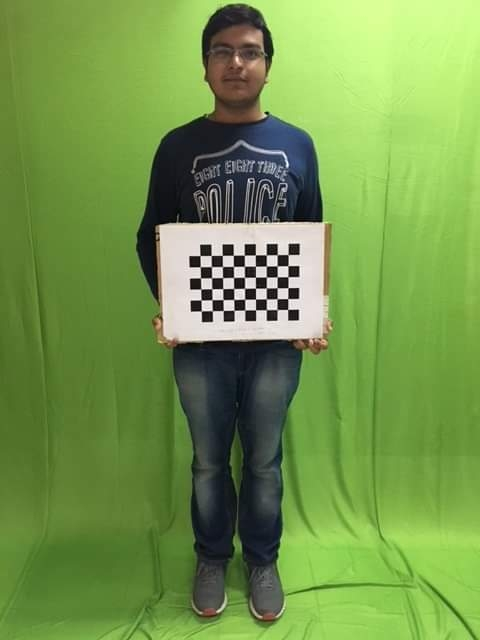
#> input picture body-measurement-opencv/src/img/aman/image1.jpg, 480 x 640 px
$ python -i segment.py   (imports and definitions only)
#> lines starting #> are read from the running program, lines starting #| are printed output that depends on the picture
import cv2
import numpy as np
import argparse
import time
import sys
def segment_ycrcb(orig, params, tola, tolb):
    ycrcb_im = cv2.cvtColor(orig, cv2.COLOR_BGR2YCR_CB)
    Cb_key, Cr_key = params
    blue = ycrcb_im[:, :, 2]
    red = ycrcb_im[:, :, 1]

    diffbsq = (blue - Cb_key)**2
    diffrsq = (red - Cr_key)**2
    dist = np.sqrt(diffbsq + diffrsq).astype(np.float32)

    mask = ((dist - tola) / (tolb - tola)).astype(np.float32)
    mask[dist < tola] = 0.0
    mask[dist > tolb] = 1.0
    return mask


def get_region(img):
    # [5 lines of commented-out code are left out]
    r=(80,80,100,100)
    cv2.destroyAllWindows()
    return r


def get_params_ycrcb(img, region):
    ycrcb_img = cv2.cvtColor(img, cv2.COLOR_BGR2YCR_CB).astype(np.float32)
    cv2.destroyAllWindows()
    r = [int(x) for x in region]
    region = ycrcb_img[int(region[1]):int(
        region[1] + region[3]), int(region[0]):int(region[0] + region[2])]
    y_mean, Cr_mean, Cb_mean = np.mean(region, axis=(0, 1))
    y_std, Cr_std, Cb_std = np.std(region, axis=(0, 1))
    return [Cb_mean, Cr_mean]


def get_params_hls(img, region):
    hls_img = cv2.cvtColor(img, cv2.COLOR_BGR2HLS).astype(np.float32)
    r = [int(x) for x in region]
    region = hls_img[int(region[1]):int(region[1] + region[3]),
                     int(region[0]):int(region[0] + region[2])]
    h_mean, l_mean, s_mean = np.mean(region, axis=(0, 1))
    h_std, l_std, s_std = np.std(region, axis=(0, 1))
    return [h_mean, h_std, l_mean, l_std, s_mean, s_std]


def brighten(img, alpha, beta, gamma):
    cor_img = img.astype(np.float32)
    bright_img = alpha * cor_img + beta
    gam_cor = np.power(bright_img / 255, gamma) * 255
    bright_img = gam_cor.clip(0, 255).astype(np.uint8)
    return bright_img


def mod_mask(mask, low, high):
    mask = mask.copy()
    mask[mask > high] = 1.0
    mask[mask < low] = 0.0
    return mask


# def get_mask(img, bg, param_ycrcb, param_hls, tola=16, tolb=50, low_thresh=0.05, high_thresh=0.25, alpha=1.0, beta=0.0, gamma=1.0, sz=5, space=200, erode_sz=3):
def get_mask(img,param_ycrcb, tola=16, tolb=50, low_thresh=0.05, high_thresh=0.25, sz=5, space=200,erode_sz=2):
    ##ENSURE THAT param_ycrcb and param_hls correspond to brigthened img

    #     brimg = brighten(img,alpha,beta,gamma)
    brimg = img

    if not (sz<=0 or space<=1):
        brimg = cv2.bilateralFilter(brimg, sz, space, space)

    mask = segment_ycrcb(brimg, param_ycrcb, tola, tolb)
    mask = mod_mask(mask, low_thresh, high_thresh)

    if not(erode_sz <= 1):
        kernel = np.ones((erode_sz,erode_sz),np.uint8)
        mask = cv2.erode(mask,kernel,iterations = 1)
    return mask
def get_bgra(img,mask):
    assert (len(mask.shape) == 2)  # (x,y)
    assert (len(img.shape) == 3)  # (x,y,3)
    alpha = (mask * 255).astype(np.uint8)
    alpha = np.expand_dims(alpha,-1) ##(x,y,1)
    return np.concatenate((img,alpha),axis=2) ##(x,y,4)
def write_alpha_img(img, mask, path):
    r_channel, g_channel, b_channel = cv2.split(img)
    alpha = (mask * 255).astype(np.uint8)
    img_RGBA = cv2.merge((r_channel, g_channel, b_channel, alpha))
    cv2.imwrite(path, img_RGBA)
    return img_RGBA
def get_key_param(img):
    key_region = get_region(img)
    ycrcb = get_params_ycrcb(img, key_region)
    hls = get_params_hls(img, key_region)
    return (ycrcb, hls)
def segmenter(img):
    # [4 lines of commented-out code are left out]
    key_param = get_key_param(img)
    cv2.namedWindow('controls')
    def nothing(gyxfdd):
        pass

    cv2.createTrackbar('Keying tol low', 'controls', 23 , 100, nothing)
    cv2.createTrackbar('Keying tol high', 'controls', 50, 200, nothing)
    cv2.createTrackbar('Mask low Thresh (x100)', 'controls', 5, 100, nothing)
    cv2.createTrackbar('Mask high Thresh (x100)', 'controls', 25, 100, nothing)
    cv2.createTrackbar('Erode size', 'controls', 3, 10, nothing)
    cv2.createTrackbar('BiLat size', 'controls', 5, 100, nothing)
    cv2.createTrackbar('BiLat space', 'controls', 200, 500, nothing)
    cv2.createTrackbar('Sat mul low', 'controls', 5, 100, nothing)
    cv2.createTrackbar('Sat mul high', 'controls', 7, 100, nothing)
    cv2.createTrackbar('Light mask strength', 'controls', 20, 100, nothing)
    cv2.createTrackbar('Light mask size', 'controls', 3, 20, nothing)
    # cv2.imshow("nn",img)
    # cv2.waitKey(0)

    # while True:
    tola = cv2.getTrackbarPos('Keying tol low', 'controls')
    tolb = cv2.getTrackbarPos('Keying tol high', 'controls')
    low_thresh = cv2.getTrackbarPos('Mask low Thresh (x100)', 'controls')/100
    high_thresh = cv2.getTrackbarPos('Mask high Thresh (x100)', 'controls')/100
    erode_sz = cv2.getTrackbarPos('Erode size', 'controls')
    sz = cv2.getTrackbarPos('BiLat size', 'controls')
    space  = cv2.getTrackbarPos('BiLat space', 'controls')
    sat_mul_lo  = cv2.getTrackbarPos('Sat mul low', 'controls')
    sat_mul_hi  = cv2.getTrackbarPos('Sat mul high', 'controls')
    scale_blur  = cv2.getTrackbarPos('Light mask strength', 'controls')
    blur_size  = cv2.getTrackbarPos('Light mask size', 'controls')

    key_mask = get_mask( img, key_param[0], tola, tolb, low_thresh, high_thresh, sz, space, erode_sz)
        # cv2.imshow("image",key_mask*255)
        # cv2.waitKey(300)
    cv2.imwrite('lolu.jpg',key_mask*255)
    return key_mask*255

# [2 lines not run here, left out]

>>> import cv2
>>> picture = cv2.imread('img/aman/image1.jpg')
#> picture is the input picture: shape (640, 480, 3); mean B, G, R 75.8, 150, 115.7
>>> result = segmenter(picture)
#> in get_key_param, `key_region = get_region(img)`: key_region = (80, 80, 100, 100)
#> in get_params_ycrcb, `ycrcb_img = cv2.cvtColor(img, cv2.COLOR_BGR2YCR_CB).astype(np.float32)`:
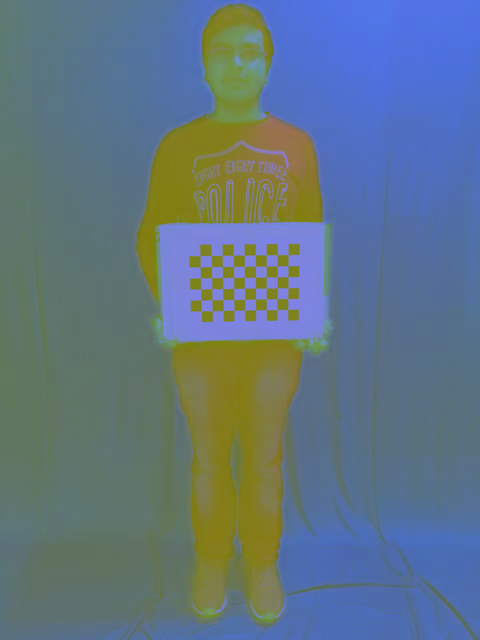
#> ycrcb_img: shape (640, 480, 3) float32; mean B, G, R 131.3, 116.8, 96.6
#> in get_params_ycrcb, `r = [int(x) for x in region]`: r = [80, 80, 100, 100]
#> in get_params_ycrcb, `region = ycrcb_img[int(region[1]):int( region[1] + region[3]), int(reg..`:
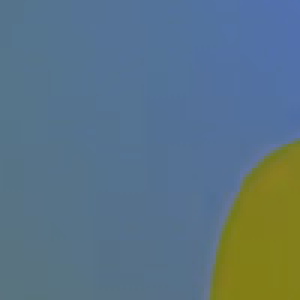
#> region: shape (100, 100, 3) float32 (shown 3 times larger); mean B, G, R 131.6, 115.6, 90.5
#> in get_params_ycrcb, `y_mean, Cr_mean, Cb_mean = np.mean(region, axis=(0, 1))`: y_mean = 131.6; Cr_mean = 115.6; Cb_mean = 90.48
#> in get_params_ycrcb, `y_std, Cr_std, Cb_std = np.std(region, axis=(0, 1))`: y_std = 39.02; Cr_std = 3.76; Cb_std = 14.4
#> in get_key_param, `ycrcb = get_params_ycrcb(img, key_region)`: ycrcb = [90.48, 115.6]
#> in get_params_hls, `hls_img = cv2.cvtColor(img, cv2.COLOR_BGR2HLS).astype(np.float32)`:
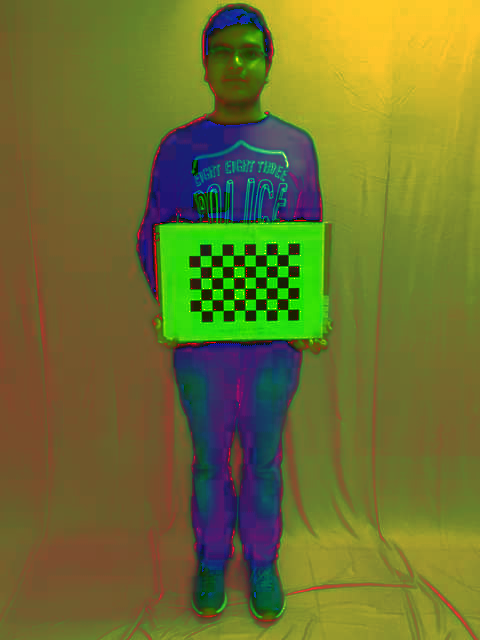
#> hls_img: shape (640, 480, 3) float32; mean B, G, R 47.8, 113.1, 110.6
#> in get_params_hls, `r = [int(x) for x in region]`: r = [80, 80, 100, 100]
#> in get_params_hls, `region = hls_img[int(region[1]):int(region[1] + region[3]), int(region..`:
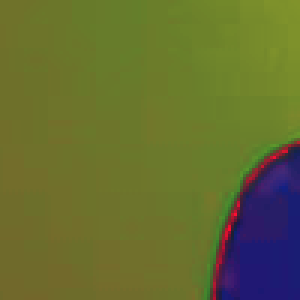
#> region: shape (100, 100, 3) float32 (shown 3 times larger); mean B, G, R 49.7, 109.1, 101.9
#> in get_params_hls, `h_mean, l_mean, s_mean = np.mean(region, axis=(0, 1))`: h_mean = 49.67; l_mean = 109.1; s_mean = 101.9
#> in get_params_hls, `h_std, l_std, s_std = np.std(region, axis=(0, 1))`: h_std = 19.83; l_std = 30.65; s_std = 23.65
#> in get_key_param, `hls = get_params_hls(img, key_region)`: hls = [49.67, 19.83, 109.1, 30.65, 101.9, 23.65]
#> in segmenter, `key_param = get_key_param(img)`: key_param = ([90.48, 115.6], [49.67, 19.83, 109.1, 30.65, 101.9, 23.65])
#> in segment_ycrcb, `ycrcb_im = cv2.cvtColor(orig, cv2.COLOR_BGR2YCR_CB)`: ycrcb_im: shape (640, 480, 3); mean of channels 0, 1, 2 131.3, 116.9, 96.6
#> in segment_ycrcb, `Cb_key, Cr_key = params`: Cb_key = 90.48; Cr_key = 115.6
#> in segment_ycrcb, `dist = np.sqrt(diffbsq + diffrsq).astype(np.float32)`:
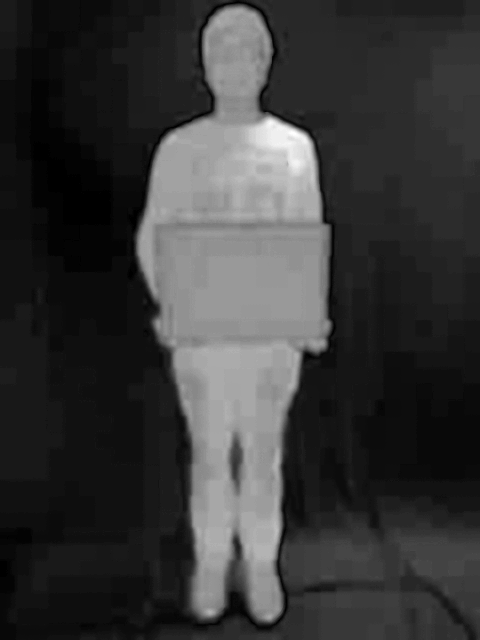
#> dist: shape (640, 480) float32; min 0.603, max 65.62, mean 14.9; drawn with min black and max white
#> in segment_ycrcb, `mask[dist > tolb] = 1.0`:
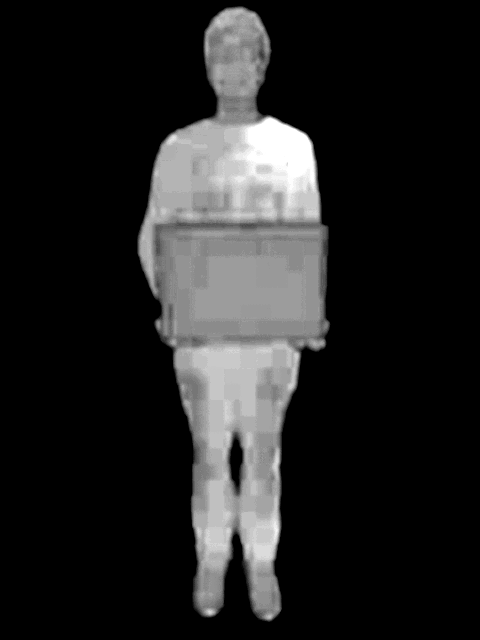
#> mask: shape (640, 480) float32; min 0, max 1, mean 0.139
#> in mod_mask, `mask[mask < low] = 0.0`: mask: shape (640, 480) float32; min 0, max 1, mean 0.219
#> in segmenter, `cv2.imwrite('lolu.jpg',key_mask*255)`:
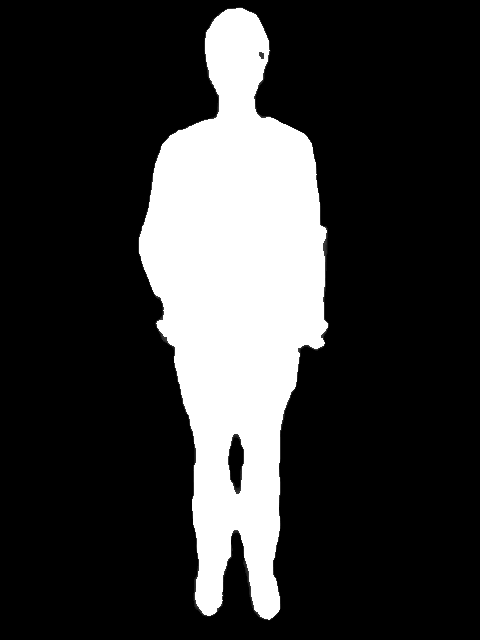
#> saved as lolu.jpg: shape (640, 480); min 0, max 255, mean 54.1

$ run again, on body-measurement-opencv/src/img/aman/image3.jpg
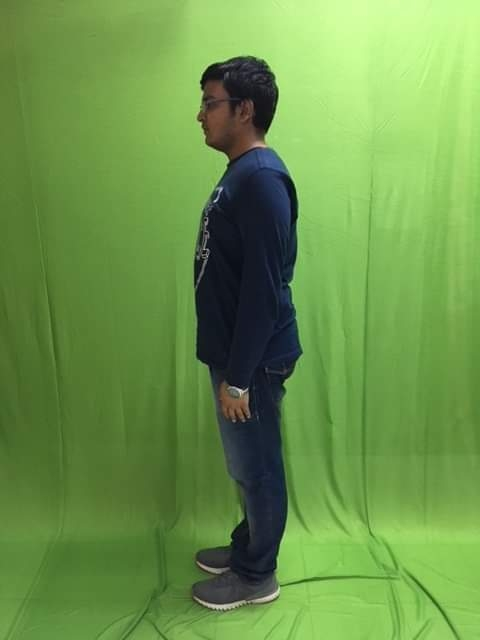
#> input picture body-measurement-opencv/src/img/aman/image3.jpg, 480 x 640 px
#> picture is the input picture: shape (640, 480, 3); mean B, G, R 74.5, 149.1, 107.5
#> key_region = (80, 80, 100, 100)
#> in get_params_ycrcb, `r = [int(x) for x in region]`: r = [80, 80, 100, 100]
#> y_mean = 144.7; Cr_mean = 111.9; Cb_mean = 90.13
#> y_std = 11.15; Cr_std = 1.21; Cb_std = 1.94
#> ycrcb = [90.13, 111.9]
#> in get_params_hls, `r = [int(x) for x in region]`: r = [80, 80, 100, 100]
#> in get_params_hls, `region = hls_img[int(region[1]):int(region[1] + region[3]), int(region..`:
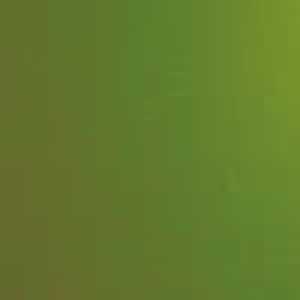
#> region: shape (100, 100, 3) float32 (shown 3 times larger); mean B, G, R 45.3, 123.4, 99.1
#> h_mean = 45.29; l_mean = 123.4; s_mean = 99.13
#> h_std = 0.617; l_std = 10.24; s_std = 5.62
#> hls = [45.29, 0.617, 123.4, 10.24, 99.13, 5.62]
#> key_param = ([90.13, 111.9], [45.29, 0.617, 123.4, 10.24, 99.13, 5.62])
#> ycrcb_im: shape (640, 480, 3); mean of channels 0, 1, 2 128.2, 113.2, 97.7
#> Cb_key = 90.13; Cr_key = 111.9
#> in segmenter, `cv2.imwrite('lolu.jpg',key_mask*255)`:
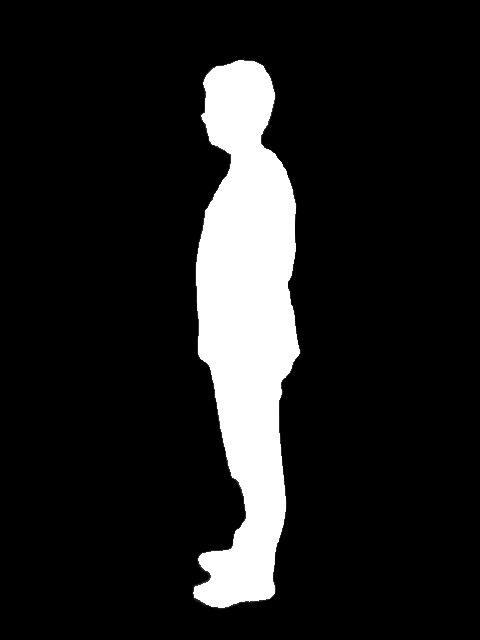
#> saved as lolu.jpg: shape (640, 480); min 0, max 255, mean 31.7
